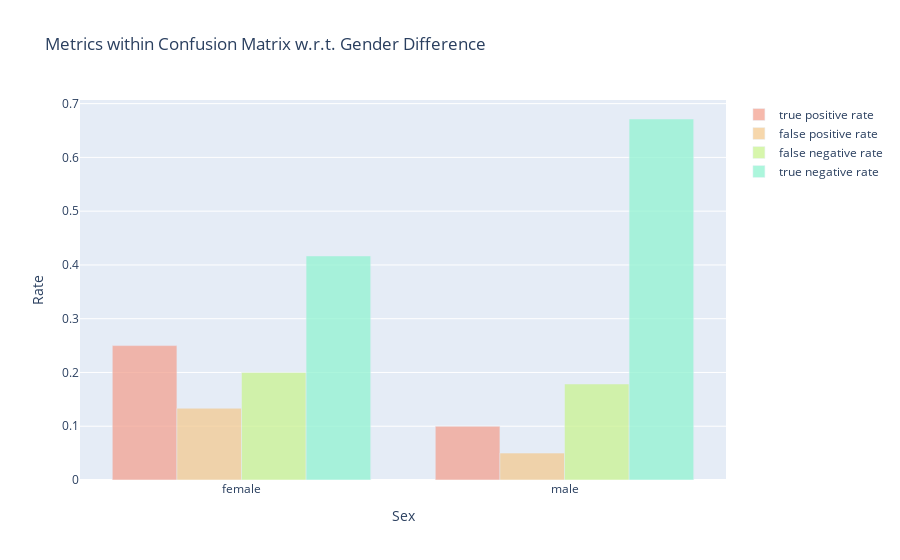

The notebook cell this image was saved under:
### Code cell
# visualize the results
fig = go.Figure()
fig.add_trace(go.Bar(
    x=list(tpr_sex.keys()),
    y=list(tpr_sex.values()),
    marker_color='#F3A291',
    opacity=0.75,
    name='true positive rate'
))
fig.add_trace(go.Bar(
    x=list(fpr_sex.keys()),
    y=list(fpr_sex.values()),
    marker_color='#F3CA91',
    opacity=0.75,
    name='false positive rate'
))
fig.add_trace(go.Bar(
    x=list(fnr_sex.keys()),
    y=list(fnr_sex.values()),
    marker_color='#CAF391',
    opacity=0.75,
    name='false negative rate'
))
fig.add_trace(go.Bar(
    x=list(tnr_sex.keys()),
    y=list(tnr_sex.values()),
    marker_color='#91F3D1',
    opacity=0.75,
    name='true negative rate'
))
fig.update_layout(
    title_text='Metrics within Confusion Matrix w.r.t. Gender Difference',
    xaxis_title='Sex',
    yaxis_title='Rate'
)
fig.write_image('../results/separation-sex.png')
fig.show()

### Figure 1 — Plotly figure (JSON) as saved in the notebook; plotly's stock layout.template omitted (floating-point values rounded to 4 significant figures)
{"data": [{"marker": {"color": "#F3A291"}, "name": "true positive rate", "opacity": 0.75, "type": "bar", "x": ["female", "male"], "y": [0.25, 0.1]}, {"marker": {"color": "#F3CA91"}, "name": "false positive rate", "opacity": 0.75, "type": "bar", "x": ["female", "male"], "y": [0.1333, 0.05]}, {"marker": {"color": "#CAF391"}, "name": "false negative rate", "opacity": 0.75, "type": "bar", "x": ["female", "male"], "y": [0.2, 0.1786]}, {"marker": {"color": "#91F3D1"}, "name": "true negative rate", "opacity": 0.75, "type": "bar", "x": ["female", "male"], "y": [0.4167, 0.6714]}], "layout": {"title": {"text": "Metrics within Confusion Matrix w.r.t. Gender Difference"}, "xaxis": {"title": {"text": "Sex"}}, "yaxis": {"title": {"text": "Rate"}}}}
